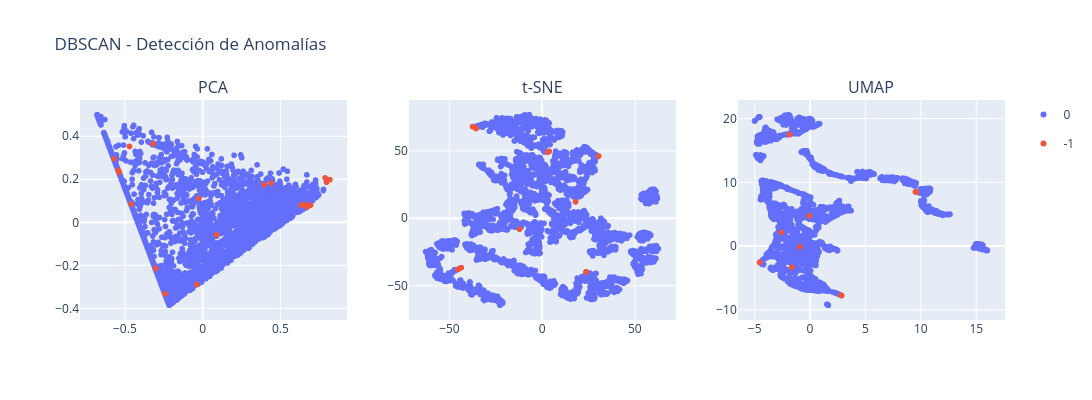

Notebook source saved alongside this figure:
### Code cell
# Utilice este código para graficar. dbscan_labels = clusters/outliers obtenidos por DBSCAN.
fig_dbscan = plot_dim_reductions(
    pca_proj,
    tsne_proj,
    umap_proj,
    name="DBSCAN - Detección de Anomalías",
    colors=dbscan_labels,
)
fig_dbscan.show()

### Figure 1 — Plotly figure (JSON) as saved in the notebook; plotly's stock layout.template omitted (floating-point values rounded to 4 significant figures; data arrays with more than 128 entries replaced by an {"elided": "..."} marker saying what was removed)
{"data": [{"hovertemplate": "color=0<br>x=%{x}<br>y=%{y}<extra></extra>", "legendgroup": "0", "marker": {"color": "#636efa", "symbol": "circle"}, "mode": "markers", "name": "0", "showlegend": true, "type": "scattergl", "x": {"elided": "4293 float values"}, "xaxis": "x", "y": {"elided": "4293 float values"}, "yaxis": "y"}, {"hovertemplate": "color=-1<br>x=%{x}<br>y=%{y}<extra></extra>", "legendgroup": "-1", "marker": {"color": "#EF553B", "symbol": "circle"}, "mode": "markers", "name": "-1", "showlegend": true, "type": "scattergl", "x": [-0.2404, 0.0897, 0.6733, -0.535, -0.3006, -0.319, 0.4411, -0.4703, 0.635, 0.8197, 0.6953, -0.5413, 0.7979, -0.5699, -0.0234, -0.03767, 0.6563, 0.3956, 0.789, -0.4579, 0.6743], "xaxis": "x", "y": [-0.3318, -0.05801, 0.07037, 0.2321, -0.2143, 0.3651, 0.1823, 0.3524, 0.07875, 0.1984, 0.07968, 0.2424, 0.1861, 0.295, 0.1112, -0.2891, 0.08304, 0.1747, 0.2063, 0.08492, 0.07135], "yaxis": "y"}, {"hovertemplate": "color=0<br>x=%{x}<br>y=%{y}<extra></extra>", "legendgroup": "0", "marker": {"color": "#636efa", "symbol": "circle"}, "mode": "markers", "name": "0", "showlegend": false, "type": "scattergl", "x": {"elided": "4293 float values"}, "xaxis": "x2", "y": {"elided": "4293 float values"}, "yaxis": "y2"}, {"hovertemplate": "color=-1<br>x=%{x}<br>y=%{y}<extra></extra>", "legendgroup": "-1", "marker": {"color": "#EF553B", "symbol": "circle"}, "mode": "markers", "name": "-1", "showlegend": false, "type": "scattergl", "x": [24.04, 18.38, -36.87, -43.81, -43.32, -44.6, 4.134, -45.04, -35.4, 30.85, -37.26, -44.59, 30.85, -45.26, -11.9, 23.95, -37.0, 3.32, 30.8, -43.66, -35.43], "xaxis": "x2", "y": [-39.89, 12.2, 67.92, -36.83, -36.57, -37.37, 49.62, -37.72, 66.6, 46.11, 67.97, -37.37, 46.1, -37.89, -8.122, -39.62, 67.94, 48.95, 46.06, -36.74, 66.56], "yaxis": "y2"}, {"hovertemplate": "color=0<br>x=%{x}<br>y=%{y}<extra></extra>", "legendgroup": "0", "marker": {"color": "#636efa", "symbol": "circle"}, "mode": "markers", "name": "0", "showlegend": false, "type": "scattergl", "x": {"elided": "4293 float values"}, "xaxis": "x3", "y": {"elided": "4293 float values"}, "yaxis": "y3"}, {"hovertemplate": "color=-1<br>x=%{x}<br>y=%{y}<extra></extra>", "legendgroup": "-1", "marker": {"color": "#EF553B", "symbol": "circle"}, "mode": "markers", "name": "-1", "showlegend": false, "type": "scattergl", "x": [-1.812, -2.565, 2.868, 9.586, -1.79, 9.585, -1.632, 9.644, 2.833, -4.53, 2.851, 9.605, -4.523, 9.63, -0.04161, -1.821, 2.867, -0.8934, -4.514, 9.542, 2.818], "xaxis": "x3", "y": [17.5, 2.144, -7.744, 8.478, 17.48, 8.474, -3.296, 8.446, -7.715, -2.549, -7.734, 8.468, -2.555, 8.464, 4.763, 17.49, -7.742, -0.115, -2.544, 8.519, -7.703], "yaxis": "y3"}], "layout": {"annotations": [{"font": {"size": 16}, "showarrow": false, "text": "PCA", "x": 0.1444, "xanchor": "center", "xref": "paper", "y": 1, "yanchor": "bottom", "yref": "paper"}, {"font": {"size": 16}, "showarrow": false, "text": "t-SNE", "x": 0.5, "xanchor": "center", "xref": "paper", "y": 1, "yanchor": "bottom", "yref": "paper"}, {"font": {"size": 16}, "showarrow": false, "text": "UMAP", "x": 0.8556, "xanchor": "center", "xref": "paper", "y": 1, "yanchor": "bottom", "yref": "paper"}], "height": 400, "title": {"text": "DBSCAN - Detección de Anomalías"}, "width": 1200, "xaxis": {"anchor": "y", "domain": [0, 0.2889]}, "xaxis2": {"anchor": "y2", "domain": [0.3556, 0.6444]}, "xaxis3": {"anchor": "y3", "domain": [0.7111, 1]}, "yaxis": {"anchor": "x", "domain": [0, 1]}, "yaxis2": {"anchor": "x2", "domain": [0, 1]}, "yaxis3": {"anchor": "x3", "domain": [0, 1]}}}
